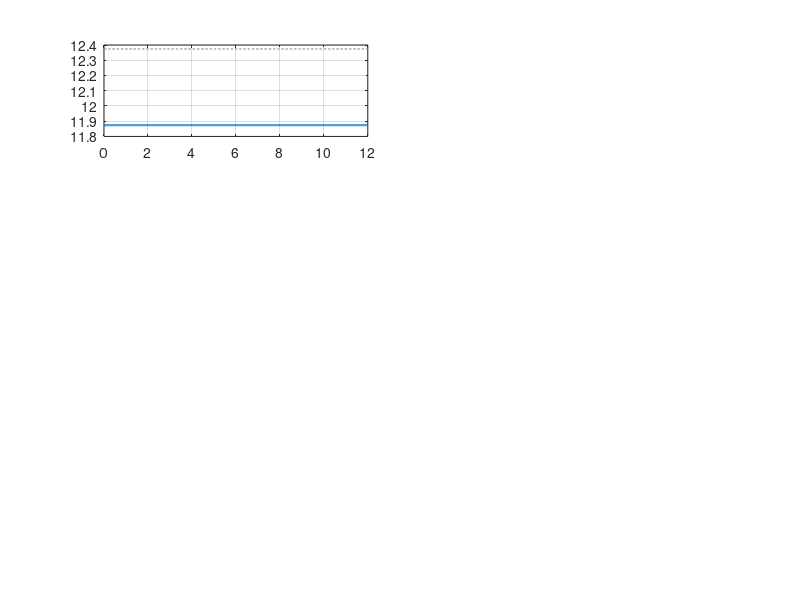

Write the MATLAB code that produced this figure. (Note: this script raises an error after producing the figure.)
%% БФС ДРК: Матрица в явном виде и моделирование распределения упоров
clear; clc; close all;

%% 1. Геометрические параметры (Рис. 2)
Lx = 0.40;             % Плечо по оси X, м
Lz = 0.30;             % Плечо по оси Z, м
alpha = deg2rad(45.0); % Угол установки маршево-лаговых движителей

c = cos(alpha);
s = sin(alpha);

%% 2. Матрица конфигурации B (6 x 8) в явном виде
%  Строки v: [Fx; Fy; Fz; Mx; My; Mz]
%  Столбцы u: [МПЛ; МПП; МЗЛ; МЗП; ВПЛ; ВПП; ВЗЛ; ВЗП]
B = [
    % МПЛ              МПП             МЗЛ              МЗП          ВПЛ   ВПП   ВЗЛ   ВЗП
       c,               c,              c,               c,           0,    0,    0,    0;   % Fx
       0,               0,              0,               0,           1,    1,    1,    1;   % Fy
      s,               -s,             -s,               s,           0,    0,    0,    0;   % Fz
       0,               0,              0,               0,        Lz,   -Lz,  -Lz,   Lz;   % Mx
  (-Lz*c + Lx*s),  (Lz*c - Lx*s), (-Lz*c - Lx*s),  (Lz*c + Lx*s),     0,    0,    0,    0;   % My
       0,               0,              0,               0,        Lx,  Lx,  - Lx,  - Lx    % Mz
];

% Псевдообратная матрица Мура-Пенроуза: B^+ = B' * inv(B * B')
B_pinv = pinv(B);

%% 3. Параметры нелинейностей (Рис. 1, Рис. 3)
u_deadzone = 0.5;    % Порог нечувствительности, Н
u_max = 40.0;        % Максимальный упор одного движителя, Н
limit_mode = 'clip'; % 'clip' - обрезка (насыщение), 'scale' - масштабирование

%% 4. Временное моделирование
t = linspace(0, 12, 1000);
N = length(t);

u_lin_hist = zeros(8, N);
u_act_hist = zeros(8, N);

for k = 1:N
    tk = t(k);
    
    % Вектор требуемых сил и моментов v
    Fx = 35.0;
    Fy = 0 ;
    Fz = 0;
    Mx = 0;
    My = 0;
    Mz = 0;
    
    v = [Fx; Fy; Fz; Mx; My; Mz];
    
    % Шаг 1: Линейное распределение через псевдообратную матрицу
    u_lin = B_pinv * v;
    u_lin_hist(:, k) = u_lin;
    
    % Шаг 2: Учет зоны нечувствительности (Dead Zone)
    u_dz = sign(u_lin) .* max(0, abs(u_lin) - u_deadzone);
    
    % Шаг 3: Ограничение упоров движителей (Saturation / Scaling)
    if strcmp(limit_mode, 'clip')
        u_act = min(max(u_dz, -u_max), u_max);
    elseif strcmp(limit_mode, 'scale')
        max_val = max(abs(u_dz));
        if max_val > u_max
            u_act = u_dz * (u_max / max_val);
        else
            u_act = u_dz;
        end
    end
    
    u_act_hist(:, k) = u_act;
end

%% 5. Визуализация результатов
thruster_labels = {'МПЛ', 'МПП', 'МЗЛ', 'МЗП', 'ВПЛ', 'ВПП', 'ВЗЛ', 'ВЗП'};

figure('Name', 'БФС ДРК: Распределение упоров движителей', ...
       'Color', 'w', 'Units', 'normalized', 'Position', [0.08, 0.05, 0.84, 0.88]);

for i = 1:8
    subplot(4, 2, i);
    hold on; grid on; box on;
    
    plot(t, u_lin_hist(i, :), '--', 'Color', [0.55, 0.55, 0.55], 'LineWidth', 1.0, ...
        'DisplayName', 'B^+ \cdot v');
    plot(t, u_act_hist(i, :), '-', 'Color', [0.00, 0.45, 0.74], 'LineWidth', 1.6, ...
        'DisplayName', 'Выход БФС');
    
    yline(u_max, ':r', 'LineWidth', 1.2, 'DisplayName', '\pm U_{max}');
    yline(-u_max, ':r', 'LineWidth', 1.2, 'HandleVisibility', 'off');
    
    title(['Движитель: ', thruster_labels{i}], 'FontSize', 10, 'FontWeight', 'bold');
    ylabel('Упор, Н', 'FontSize', 9);
    ylim([-u_max * 1.35, u_max * 1.35]);
    
    if i == 1
        legend('Location', 'northeast', 'FontSize', 8);
    end
    if i >= 7
        xlabel('Время t, с', 'FontSize', 9);
    end
end

sgtitle('Моделирование БФС ДРК (8 движителей, матрица B в явном виде)', ...
        'FontSize', 12, 'FontWeight', 'bold');
